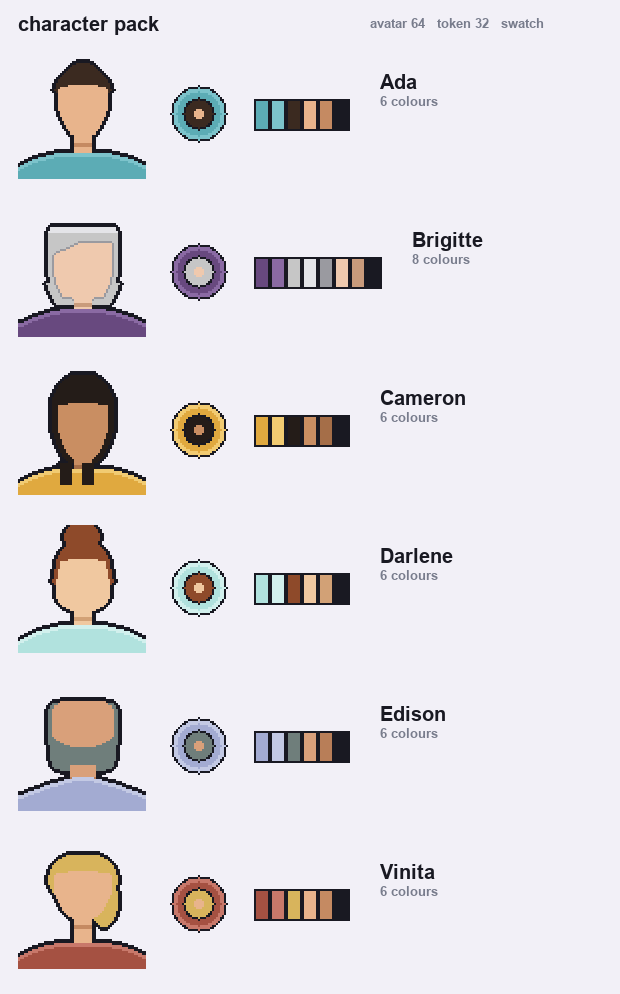

Python code for this plot:
"""Contact sheet for the character pack: avatar + token + swatch per row.

Reads the delivered PNGs from character/ so it checks the actual artifacts,
not an in-memory copy.
"""
import os

from PIL import Image, ImageDraw, ImageFont

ROOT = os.path.dirname(os.path.dirname(os.path.abspath(__file__)))
CHAR = os.path.join(ROOT, "character")
NAMES = ["ada", "brigitte", "cameron", "darlene", "edison", "vinita"]
S = 2
PAPER = (242, 240, 247, 255)
INK = (25, 25, 34, 255)
MUTED = (120, 124, 140, 255)
ROW_H = 64 * S + 30
PAD = 18


def font(px):
    for name in ("arialbd.ttf", "arial.ttf"):
        try:
            return ImageFont.truetype("C:/Windows/Fonts/" + name, px)
        except OSError:
            continue
    return ImageFont.load_default()


def main():
    big, small = font(20), font(13)
    W = 620
    out = Image.new("RGBA", (W, ROW_H * len(NAMES) + 46), PAPER)
    d = ImageDraw.Draw(out)
    d.text((PAD, 12), "character pack", font=big, fill=INK)
    d.text((W - 250, 16), "avatar 64   token 32   swatch", font=small, fill=MUTED)

    y = 46
    for n in NAMES:
        av = Image.open(os.path.join(CHAR, f"{n}_avatar.png")).convert("RGBA")
        tk = Image.open(os.path.join(CHAR, f"{n}_token.png")).convert("RGBA")
        sw = Image.open(os.path.join(CHAR, f"{n}_swatch.png")).convert("RGBA")
        x = PAD
        for im in (av, tk, sw):
            up = im.resize((im.width * S, im.height * S), Image.NEAREST)
            out.alpha_composite(up, (x, y + (ROW_H - 20 - up.height) // 2))
            x += up.width + 22
        d.text((x + 8, y + 24), n.capitalize(), font=big, fill=INK)
        d.text((x + 8, y + 48), f"{sw.width // 8} colours", font=small, fill=MUTED)
        y += ROW_H

    dest = os.path.join(ROOT, "art", "character_preview.png")
    out.save(dest)
    print(f"art/character_preview.png {out.size[0]}x{out.size[1]}")


if __name__ == "__main__":
    main()
